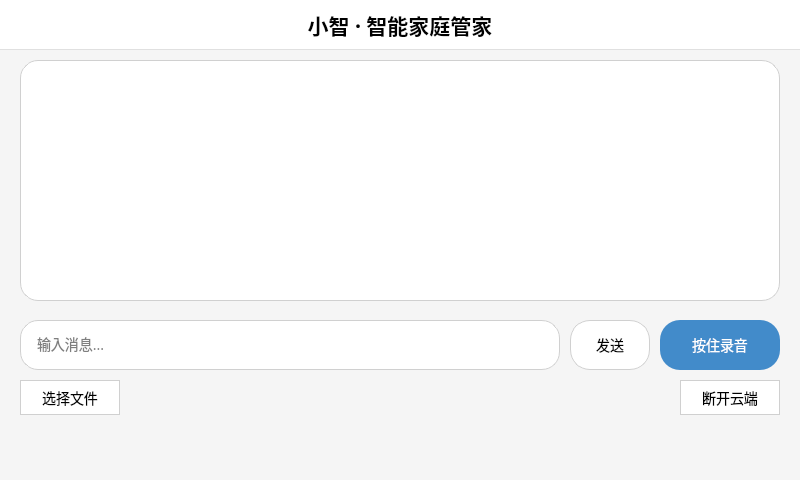
<?xml version="1.0" encoding="UTF-8"?>
<ui version="4.0">
 <class>AiChatWidget</class>
 <widget class="QWidget" name="AiChatWidget">
  <property name="geometry">
   <rect>
    <x>0</x>
    <y>0</y>
    <width>800</width>
    <height>480</height>
   </rect>
  </property>
  <property name="windowTitle">
   <string>小智 · 智能家庭管家</string>
  </property>
  <property name="styleSheet">
   <string notr="true">QWidget { background-color: #f5f5f5; font-family: Microsoft YaHei; }
QTextBrowser { border: none; background: white; border-radius: 10px; padding: 10px; font-size: 14px; }
QTextEdit { border: 1px solid #d0d0d0; border-radius: 18px; padding: 8px 12px; font-size: 14px; background: white; }
QPushButton { background: white; border: 1px solid #d0d0d0; border-radius: 20px; padding: 8px 16px; font-size: 14px; }
QPushButton:hover { background: #e6e6e6; }
#pushButton_record { background: #428bca; color: white; border: none; }
#pushButton_record:hover { background: #3071a9; }
#pushButton_record:pressed { background: #1d4568; }</string>
  </property>
  <widget class="QLabel" name="label_title">
   <property name="geometry">
    <rect>
     <x>0</x>
     <y>0</y>
     <width>800</width>
     <height>50</height>
    </rect>
   </property>
   <property name="font">
    <font>
     <family>Microsoft YaHei</family>
     <pointsize>16</pointsize>
     <weight>75</weight>
     <bold>true</bold>
    </font>
   </property>
   <property name="styleSheet">
    <string>background: white; border-bottom: 1px solid #e0e0e0;</string>
   </property>
   <property name="text">
    <string>小智 · 智能家庭管家</string>
   </property>
   <property name="alignment">
    <set>Qt::AlignCenter</set>
   </property>
  </widget>
  <widget class="QTextBrowser" name="textBrowser_chat">
   <property name="geometry">
    <rect>
     <x>20</x>
     <y>60</y>
     <width>760</width>
     <height>241</height>
    </rect>
   </property>
  </widget>
  <widget class="QTextEdit" name="textEdit_input">
   <property name="geometry">
    <rect>
     <x>20</x>
     <y>320</y>
     <width>540</width>
     <height>50</height>
    </rect>
   </property>
   <property name="placeholderText">
    <string>输入消息...</string>
   </property>
  </widget>
  <widget class="QPushButton" name="pushButton_send">
   <property name="geometry">
    <rect>
     <x>570</x>
     <y>320</y>
     <width>80</width>
     <height>50</height>
    </rect>
   </property>
   <property name="text">
    <string>发送</string>
   </property>
  </widget>
  <widget class="QPushButton" name="pushButton_record">
   <property name="geometry">
    <rect>
     <x>660</x>
     <y>320</y>
     <width>120</width>
     <height>50</height>
    </rect>
   </property>
   <property name="text">
    <string>按住录音</string>
   </property>
  </widget>
  <widget class="QPushButton" name="pushButton_file">
   <property name="geometry">
    <rect>
     <x>20</x>
     <y>380</y>
     <width>100</width>
     <height>35</height>
    </rect>
   </property>
   <property name="text">
    <string>选择文件</string>
   </property>
  </widget>
  <widget class="QPushButton" name="pushButton_disconnect">
   <property name="geometry">
    <rect>
     <x>680</x>
     <y>380</y>
     <width>100</width>
     <height>35</height>
    </rect>
   </property>
   <property name="text">
    <string>断开云端</string>
   </property>
  </widget>
 </widget>
 <resources/>
 <connections/>
</ui>
